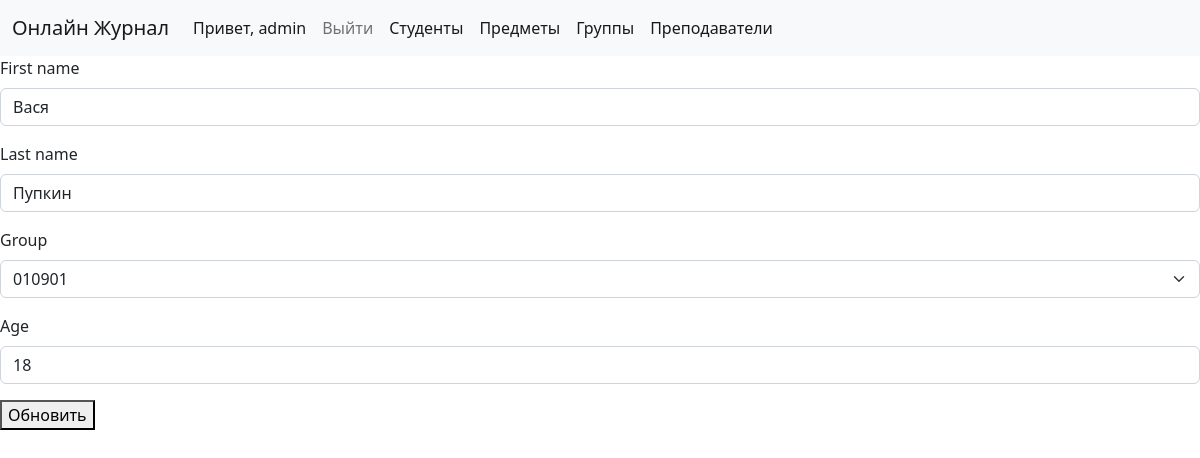
/students/1/update/ (signed in), run on an earlier commit of the app's database.
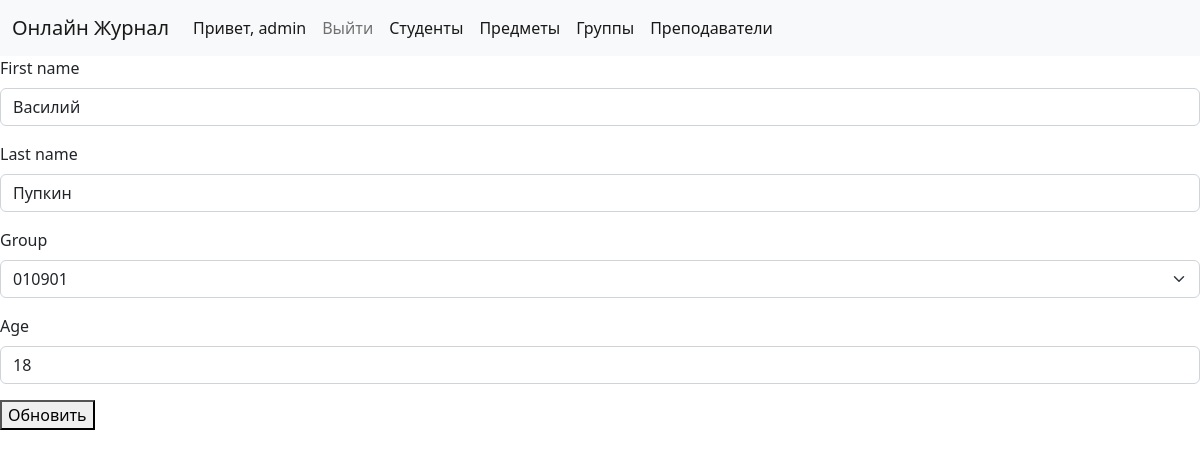
And on a later commit of the database.
### gradebook/models.py (models this page shows, shortened)
class Student(models.Model):
    first_name = models.CharField(max_length=30)
    last_name = models.CharField(max_length=30)
    group = models.ForeignKey(Group, related_name='students', on_delete=models.CASCADE)
    age = models.IntegerField()

### gradebook/views.py (the view)
# urls.py: path('students/<int:pk>/update/', views.UpdateStudent.as_view(), name="update_student"),
class UpdateStudent(LoginRequiredMixin, PermissionRequiredMixin, UpdateView):
    permission_required = 'change_student'
    model = Student
    template_name: str = 'update_page.html'
    fields = [
        'first_name', 'last_name', 'group', 'age'
    ]
    success_url = reverse_lazy('index')
    login_url = reverse_lazy('login')
    redirect_field_name = 'index'

### gradebook/models.py (called while the page is built)
    def __str__(self) -> str:
        return self.code

### templates/update_page.html (shortened to what this page needs)
{% extends 'base.html' %}
{%load bootstrap5%}
{% block content %}
    <form method="post">
        {% bootstrap_form form %}
        <button type="sumbit">Обновить</button>
    </form>
{% endblock content %}

What changed in the data, as far as the page shows it:
changed Student "Пупкин": first_name "Вася" → "Василий"
